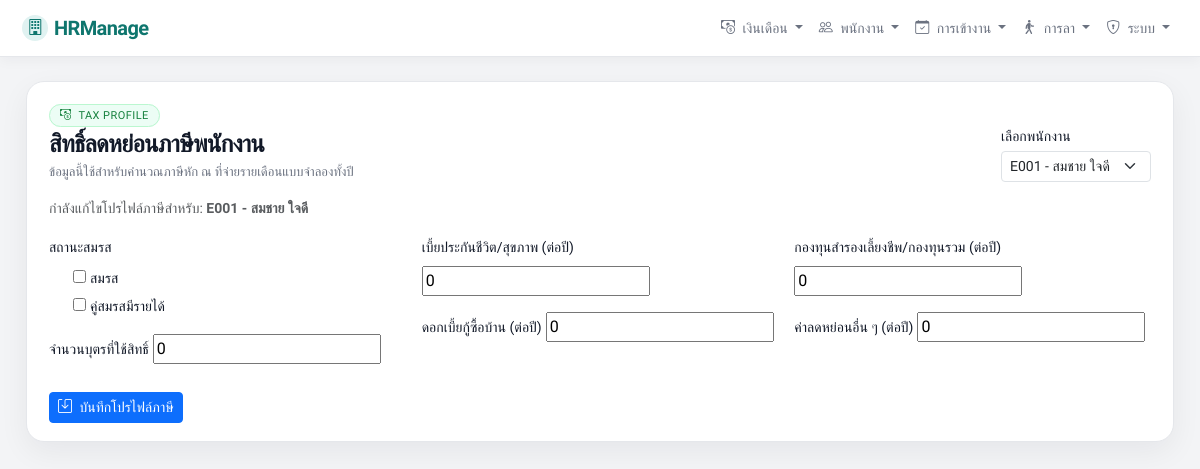
The app's page /hr/tax/profile/ (signed in) with its own data.
### app_hr/models.py (models this page shows, shortened)
class Employee(models.Model):
    STATUS_CHOICES = (
        ('active', 'ทำงานอยู่'),
        ('inactive', 'ออกแล้ว'),
    )
    user = models.OneToOneField(
        User,
        on_delete=models.SET_NULL,
        null=True,
        blank=True,
        related_name='employee_profile',
        verbose_name="เชื่อมกับ User (สำหรับให้ล็อกอินดูสลิป)"
    )
    address = models.TextField(
        blank=True,
        null=True,
        verbose_name="ที่อยู่ติดต่อ"
    )
    phone_number = models.CharField(
        max_length=20,
        blank=True,
        null=True,
        verbose_name="เบอร์โทรศัพท์"
    )
    code = models.CharField(max_length=50, unique=True, verbose_name="รหัสพนักงาน")
    first_name = models.CharField(max_length=100, verbose_name="ชื่อ")
    last_name = models.CharField(max_length=100, verbose_name="นามสกุล")
    position = models.CharField(max_length=100, blank=True, null=True, verbose_name="ตำแหน่ง")
    department = models.CharField(max_length=100, blank=True, null=True, verbose_name="แผนก")
    hire_date = models.DateField(blank=True, null=True, verbose_name="วันที่เริ่มงาน")
    status = models.CharField(max_length=20, choices=STATUS_CHOICES, default='active')
    base_salary = models.DecimalField(
        max_digits=10,
        decimal_places=2,
        default=0,
        verbose_name="ฐานเงินเดือน / เดือน"
    )
    bank_name = models.CharField(max_length=100, blank=True, null=True, verbose_name="ธนาคาร")
    bank_account_no = models.CharField(max_length=50, blank=True, null=True, verbose_name="เลขบัญชี")
    citizen_id = models.CharField(max_length=20, blank=True, null=True, verbose_name="เลขบัตรประชาชน")

### app_hr/views.py (the view)
# urls.py: path('tax/profile/', views.tax_profile_view, name='tax_profile'),
@hr_required
def tax_profile_view(request):
    employees = Employee.objects.order_by("code")
    if not employees.exists():
        messages.warning(request, "ยังไม่มีข้อมูลพนักงานในระบบ")
        return render(request, "app_hr/tax_profile.html", {"employees": []})
    emp_code = request.GET.get("emp")
    if emp_code:
        employee = get_object_or_404(Employee, code=emp_code)
    else:
        employee = employees.first()
    try:
        profile = employee.tax_profile
    except EmployeeTaxProfile.DoesNotExist:
        profile = EmployeeTaxProfile(employee=employee)
    if request.method == "POST":
        form = EmployeeTaxProfileForm(request.POST, instance=profile)
        if form.is_valid():
            form.instance.employee = employee
            form.save()
            messages.success(request, "บันทึกโปรไฟล์ลดหย่อนภาษีเรียบร้อยแล้ว")
            return redirect(f"{request.path}?emp={employee.code}")
    else:
        form = EmployeeTaxProfileForm(instance=profile)
    context = {
        "employees": employees,
        "employee": employee,
        "form": form,
    }
    return render(request, "app_hr/tax_profile.html", context)

### app_hr/forms.py
class EmployeeTaxProfileForm(forms.ModelForm):
    class Meta:
        model = EmployeeTaxProfile
        fields = [
            "is_married",
            "spouse_has_income",
            "children_count",
            "insurance_deduction",
            "provident_fund",
            "home_loan_interest",
            "other_deduction",
        ]
        widgets = {
            "insurance_deduction": forms.NumberInput(attrs={"step": "0.01"}),
            "provident_fund": forms.NumberInput(attrs={"step": "0.01"}),
            "home_loan_interest": forms.NumberInput(attrs={"step": "0.01"}),
            "other_deduction": forms.NumberInput(attrs={"step": "0.01"}),
        }

### app_hr/views.py (called while the page is built)
def hr_required(view_func):
    decorated_view_func = login_required(
        user_passes_test(
            lambda u: u.is_staff or u.is_superuser,
        )(view_func)
    )
    return decorated_view_func

### app_hr/templates/app_hr/tax_profile.html (shortened to what this page needs)
{% extends "app_hr/hr_base.html" %}
{% block content %}
<div class="card-soft mb-3">
  <div class="card-soft-inner">
    <div class="d-flex flex-column flex-md-row justify-content-between gap-3 mb-3">
      <div>
        <span class="badge-pill pill-success mb-1">
          <i class="bi bi-cash-coin me-1"></i> Tax Profile
        </span>
        <div class="page-title mb-0">
          สิทธิ์ลดหย่อนภาษีพนักงาน
        </div>
        <div class="page-subtitle">
          ข้อมูลนี้ใช้สำหรับคำนวณภาษีหัก ณ ที่จ่ายรายเดือนแบบจำลองทั้งปี
        </div>
      </div>
      <form method="get" class="d-flex flex-row gap-2 align-items-end">
        <div>
          <label class="form-label small mb-1">เลือกพนักงาน</label>
          <select name="emp" class="form-select form-select-sm" onchange="this.form.submit()">
            {% for emp in employees %}
              <option value="{{ emp.code }}"
                      {% if employee and emp.code == employee.code %}selected{% endif %}>
                {{ emp.code }} - {{ emp.first_name }} {{ emp.last_name }}
              </option>
            {% endfor %}
          </select>
        </div>
      </form>
    </div>
    {% if employee %}
      <div class="mb-3 small text-muted">
        กำลังแก้ไขโปรไฟล์ภาษีสำหรับ:
        <strong>{{ employee.code }} - {{ employee.first_name }} {{ employee.last_name }}</strong>
      </div>
    {% endif %}
    <form method="post" class="mt-2">
      <div class="row g-3">
        <div class="col-md-4">
          <label class="form-label small">สถานะสมรส</label>
          <div class="form-check">
            {{ form.is_married }}
            <label class="form-check-label small">สมรส</label>
          </div>
          <div class="form-check mt-1">
            {{ form.spouse_has_income }}
            <label class="form-check-label small">คู่สมรสมีรายได้</label>
          </div>
          <div class="mt-3">
            <label class="form-label small">จำนวนบุตรที่ใช้สิทธิ์</label>
            {{ form.children_count }}
          </div>
        </div>
        <div class="col-md-8">
          <div class="row g-3">
            <div class="col-md-6">
              <label class="form-label small">เบี้ยประกันชีวิต/สุขภาพ (ต่อปี)</label>
              {{ form.insurance_deduction }}
            </div>
            <div class="col-md-6">
              <label class="form-label small">กองทุนสำรองเลี้ยงชีพ/กองทุนรวม (ต่อปี)</label>
              {{ form.provident_fund }}
            </div>
            <div class="col-md-6">
              <label class="form-label small">ดอกเบี้ยกู้ซื้อบ้าน (ต่อปี)</label>
              {{ form.home_loan_interest }}
            </div>
            <div class="col-md-6">
              <label class="form-label small">ค่าลดหย่อนอื่น ๆ (ต่อปี)</label>
              {{ form.other_deduction }}
            </div>
          </div>
        </div>
      </div>
      <div class="mt-4">
        <button type="submit" class="btn btn-primary btn-sm">
          <i class="bi bi-save me-1"></i> บันทึกโปรไฟล์ภาษี
        </button>
      </div>
    </form>
  </div>
</div>
{% endblock %}

### app_hr/templates/app_hr/hr_base.html (style rules this page uses)
:root { --brand: #0f766e; --brand-soft: #e0f2f1; --bg: #f3f4f6; --card: #ffffff; --border-soft: #e5e7eb; --text-main: #111827; --text-muted: #6b7280; }
* { box-sizing: border-box; }
body { min-height: 100vh; margin: 0; background: var(--bg); color: var(--text-main); font-family: "Prompt", system-ui, -apple-system, BlinkMacSystemFont, "Segoe UI", sans-serif; }
.card-soft { background: var(--card); border-radius: 18px; border: 1px solid var(--border-soft); box-shadow: 0 10px 30px rgba(15, 23, 42, 0.06); }
.card-soft-inner { padding: 18px 18px 16px; }
@media (min-width: 768px) { .card-soft-inner { padding: 20px 22px 18px; } }
.badge-pill { border-radius: 999px; padding: 4px 10px; font-size: 11px; letter-spacing: 0.04em; text-transform: uppercase; }
.pill-success { background: #ecfdf5; color: #15803d; border: 1px solid #bbf7d0; }
.page-title { font-weight: 700; letter-spacing: -0.03em; font-size: clamp(18px, 2.4vw, 24px); margin-bottom: 4px; color: var(--text-main); }
.page-subtitle { color: var(--text-muted); font-size: 13px; }

### records on screen
Employee: code "E001", first_name "สมชาย", last_name "ใจดี"

### other values on screen
form field emp "E001 - สมชาย ใจดี"
